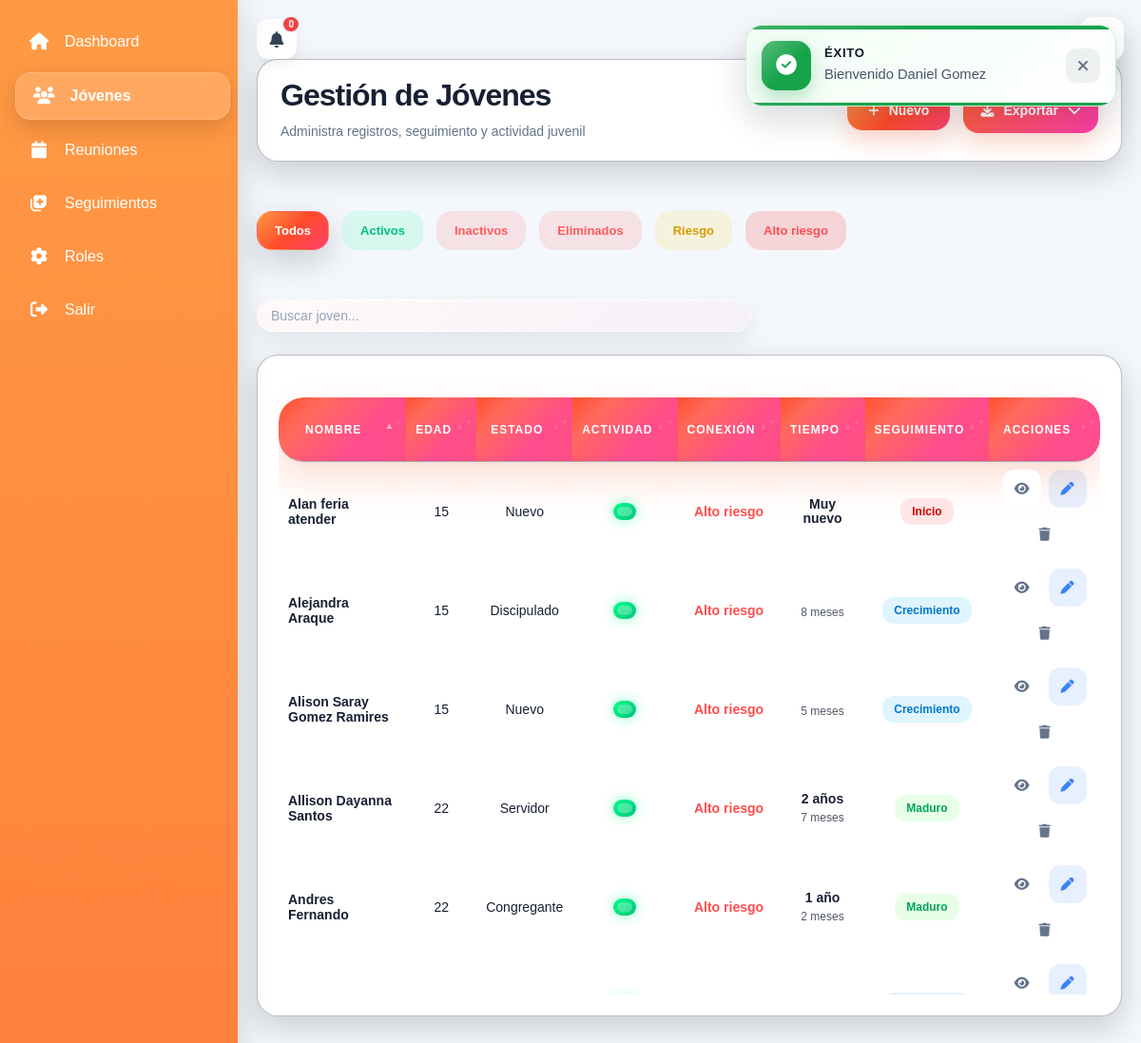
/views/jovenes/index.php (signed in), run on the app's committed database.
### tables this page shows
CREATE TABLE `jovenes` (
  `id` int(11) NOT NULL,
  `nombre_completo` varchar(150) NOT NULL,
  `fecha_nacimiento` date DEFAULT NULL,
  `telefono` varchar(20) DEFAULT NULL,
  `estado_espiritual` enum('NUEVO','CONGREGANTE','DISCIPULADO','SERVIDOR','LIDER') DEFAULT NULL,
  `fecha_ingreso` date NOT NULL,
  `estado_actividad` enum('ACTIVO','INACTIVO','ELIMINADO') DEFAULT 'ACTIVO',
  `ultima_actividad` datetime DEFAULT NULL,
  `lider_id` int(11) DEFAULT NULL,
  `observaciones` text DEFAULT NULL,
  `es_servidor` tinyint(1) DEFAULT 0,
  `fecha_creacion` timestamp NOT NULL DEFAULT current_timestamp(),
  `edad` int(11) DEFAULT NULL,
  `fecha_actualizacion_edad` date DEFAULT NULL,
  `edad_manual` int(11) DEFAULT NULL,
  `genero` varchar(20) DEFAULT NULL,
  `activo` tinyint(1) GENERATED ALWAYS AS (`estado_actividad` = 'ACTIVO') STORED,
  `discipulado_activo` tinyint(1) DEFAULT 0,
  `discipulado_inicio` date DEFAULT NULL,
  `discipulado_fin` date DEFAULT NULL,
  `es_nuevo` tinyint(1) DEFAULT 0,
  `estado_proceso` enum('INICIO','CRECIMIENTO','MADURO') DEFAULT 'INICIO',
  `discipulado_estado` enum('NO','EN_PROCESO','COMPLETADO') DEFAULT 'NO'
);

### services/SessionService.php (called while the page is built, shortened)
<?php
function usuarioAutenticado(): bool
{
    return isset($_SESSION[SESSION_USER]);
}
function usuarioActual(): ?array
{
    return $_SESSION[SESSION_USER] ?? null;
}
function usuarioId(): ?int
{
    return usuarioActual()['id'] ?? null;
}
function usuarioRol(): ?string
{
    return usuarioActual()['rol'] ?? null;
}
function esAdmin(): bool
{
    return usuarioRol() === 'ADMIN';
}

### middleware/permiso.php (called while the page is built, shortened)
<?php
require_once __DIR__ . '/../config/conexion.php';
require_once __DIR__ . '/../services/sessionService.php';
function obtenerPermisosUsuario(PDO $pdo): array
{
    static $permisos = null;
    if ($permisos !== null) {
        return $permisos;
    }
    $stmt = $pdo->prepare("
        SELECT DISTINCT
            p.nombre
        FROM permisos p
        INNER JOIN rol_permiso rp
            ON rp.permiso_id = p.id
        INNER JOIN usuarios u
            ON u.rol_id = rp.rol_id
        WHERE u.id = :usuario
        AND u.activo = 1
    ");
    $stmt->execute([
        ':usuario' =>
            usuarioId()
    ]);
    $permisos =
        $stmt->fetchAll(
            PDO::FETCH_COLUMN
        );
    return $permisos;
}
function tienePermiso(
    string $permiso
): bool
{
    global $pdo;
    return in_array(
        $permiso,
        obtenerPermisosUsuario($pdo),
        true
    );
}

### views/jovenes/index.php (the view, shortened to what this page needs)
<?php
require_once __DIR__ . "/../../middleware/permiso.php";
require_once __DIR__ . "/../../config/conexion.php";
if (!tienePermiso('gestionar_jovenes')) {
    header("Location: ../dashboard.php");
    exit;
}
$filtro = $_GET["filtro"] ?? "todos";
$query = "
SELECT
    j.id,
    j.nombre_completo,
    j.fecha_nacimiento,
    j.edad_manual,
    j.fecha_actualizacion_edad,
    j.estado_espiritual,
    j.estado_actividad,
    j.fecha_ingreso,
    COALESCE(
        SUM(
            CASE
                WHEN a.asistio = 0
                AND r.fecha >= DATE_SUB(CURDATE(), INTERVAL 30 DAY)
                THEN 1
                ELSE 0
            END
        ),
        0
    ) AS faltas_recientes,
    MAX(
        CASE
            WHEN a.asistio = 1
            THEN r.fecha
        END
    ) AS ultima_asistencia,
    COALESCE(
        SUM(
            CASE
                WHEN a.asistio = 1
                AND MONTH(r.fecha) = MONTH(CURDATE())
                AND YEAR(r.fecha) = YEAR(CURDATE())
                THEN 1
                ELSE 0
            END
        ),
        0
    ) AS asistencias_mes_actual,
    COALESCE(
        SUM(
            CASE
                WHEN a.asistio = 1
                AND MONTH(r.fecha) = MONTH(DATE_SUB(CURDATE(), INTERVAL 1 MONTH))
                AND YEAR(r.fecha) = YEAR(DATE_SUB(CURDATE(), INTERVAL 1 MONTH))
                THEN 1
                ELSE 0
            END
        ),
        0
    ) AS asistencias_mes_1,
    COALESCE(
        SUM(
            CASE
                WHEN a.asistio = 1
                AND MONTH(r.fecha) = MONTH(DATE_SUB(CURDATE(), INTERVAL 2 MONTH))
                AND YEAR(r.fecha) = YEAR(DATE_SUB(CURDATE(), INTERVAL 2 MONTH))
                THEN 1
                ELSE 0
            END
        ),
        0
    ) AS asistencias_mes_2
FROM jovenes j
LEFT JOIN asistencia a
    ON a.joven_id = j.id
LEFT JOIN reuniones r
    ON r.id = a.reunion_id
";
$where = [];
$where[] = "j.estado_actividad != 'ELIMINADO'";
if (!empty($where)) {
    $query .= " WHERE " . implode(" AND ", $where);
}
$query .= "
GROUP BY
    j.id,
    j.nombre_completo,
    j.fecha_nacimiento,
    j.edad_manual,
    j.fecha_actualizacion_edad,
    j.estado_espiritual,
    j.estado_actividad,
    j.fecha_ingreso
";
$query .= " ORDER BY j.nombre_completo ASC";
$stmt = $pdo->prepare($query);
$stmt->execute();
$jovenes = $stmt->fetchAll(PDO::FETCH_ASSOC);
require_once __DIR__ . "/../../includes/header.php";
?>
<div class="page">
<div class="page-header">
    <div class="page-header-left">
        <h1 class="page-title">
            Gestión de Jóvenes
        </h1>
        <div class="page-subtitle">
            Administra registros, seguimiento y actividad juvenil
        </div>
    </div>
    <div class="page-header-right">
        <a
            href="<?= BASE_URL ?>/views/jovenes/crear.php"
            class="btn btn-primary"
        >
            <i class="fa-solid fa-plus"></i>
            Nuevo
        </a>
        <div class="export-dropdown">
            <button
                type="button"
                class="export-dropdown__trigger"
            >
                <i class="fa-solid fa-download"></i>
                Exportar
                <i class="fa-solid fa-chevron-down"></i>
            </button>
        </div>
    </div>
</div>
    <div class="jovenes__filtros">
        <a
            href="?filtro=todos"
            class="jovenes__tag jovenes__tag--todos <?= $filtro === 'todos' ? 'jovenes__tag--active' : '' ?>"
        >
            Todos
        </a>
        <a
            href="?filtro=activos"
            class="jovenes__tag jovenes__tag--activos <?= $filtro === 'activos' ? 'jovenes__tag--active' : '' ?>"
        >
            Activos
        </a>
        <a
            href="?filtro=inactivos"
            class="jovenes__tag jovenes__tag--inactivos <?= $filtro === 'inactivos' ? 'jovenes__tag--active' : '' ?>"
        >
            Inactivos
        </a>
        <a
            href="?filtro=eliminados"
            class="jovenes__tag jovenes__tag--inactivos <?= $filtro === 'eliminados' ? 'jovenes__tag--active' : '' ?>"
        >
            Eliminados
        </a>
        <a
            href="?filtro=riesgo2"
            class="jovenes__tag jovenes__tag--riesgo <?= $filtro === 'riesgo2' ? 'jovenes__tag--active' : '' ?>"
        >
            Riesgo
        </a>
        <a
            href="?filtro=riesgo3"
            class="jovenes__tag jovenes__tag--alto <?= $filtro === 'riesgo3' ? 'jovenes__tag--active' : '' ?>"
        >
            Alto riesgo
        </a>
    </div>
    <div class="search-bar">
        <input
            type="text"
            id="buscador"
            class="search-input"
            placeholder="Buscar joven..."
        >
    </div>
       <div class="page-section">
        <div class="table-wrapper">
        <table
            id="tablaJovenes"
            class="table"
        >
            <thead>
                <tr>
                    <th>Nombre</th>
                    <th>Edad</th>
                    <th>Estado</th>
                    <th>Actividad</th>
                    <th>Conexión</th>
                    <th>Tiempo</th>
                    <th>Seguimiento</th>
                    <th>Acciones</th>
                </tr>
            </thead>
            <tbody>
            <?php foreach($jovenes as $j): ?>
            <?php
            $edad = null;
            if (!empty($j["fecha_nacimiento"])) {
                $edad = (
                    new DateTime($j["fecha_nacimiento"])
                )->diff(new DateTime())->y;
            } elseif (!empty($j["edad_manual"])) {
                $edad = (int)$j["edad_manual"];
                if (!empty($j["fecha_actualizacion_edad"])) {
                    $edad += (
                        new DateTime($j["fecha_actualizacion_edad"])
                    )->diff(new DateTime())->y;
                }
            }
            $meses = 0;
            $dias = 0;
            if (!empty($j["fecha_ingreso"])) {
                $diff = (
                    new DateTime($j["fecha_ingreso"])
                )->diff(new DateTime());
                $meses = ($diff->y * 12) + $diff->m;
                $dias = $diff->days;
            }
            $años = floor($meses / 12);
            $restoMeses = $meses % 12;
            $faltas = (int)$j["faltas_recientes"];
            $mes0 = (int)($j["asistencias_mes_actual"] ?? 0);
            $mes1 = (int)($j["asistencias_mes_1"] ?? 0);
            $mes2 = (int)($j["asistencias_mes_2"] ?? 0);
            $conexionReal = "ACTIVO";
            if ($mes1 <= 1 && $mes2 <= 1) {
                $conexionReal = "ALTO RIESGO";
            } elseif ($mes0 <= 1 || $faltas >= 3) {
                $conexionReal = "RIESGO";
            }
            ?>
            <tr>
                <td>
                    <?= htmlspecialchars($j["nombre_completo"]) ?>
                </td>
                <td data-order="<?= $edad ?? 0 ?>">
                    <?= $edad ?? "—" ?>
                </td>
                <td>
                    <?= ucfirst(strtolower(
                        htmlspecialchars($j["estado_espiritual"] ?? "-")
                    )) ?>
                </td>
                <td
                <?= $j["estado_actividad"] === "ACTIVO"
                    ? 'data-order="1"'
                    : 'data-order="2"' ?>
                >
                    <span
                        class="estado
                        <?= match($j["estado_actividad"]) {
                            "ACTIVO" => "estado--activo",
                            "INACTIVO" => "estado--inactivo",
                            default => "estado--eliminado"
                        } ?>">
                    </span>
                </td>
                <td
                    title="<?= htmlspecialchars($conexionReal) ?>"
                <?php
                if ($conexionReal === "ALTO RIESGO") {
                    echo 'data-order="3">';
                    echo '<span class="joven-riesgo3">Alto riesgo</span>';
                } elseif ($conexionReal === "RIESGO") {
                    echo 'data-order="2">';
                    echo '<span class="joven-riesgo2">Riesgo</span>';
                } else {
                    echo 'data-order="1">';
                    echo '<span class="joven-ok">Activo</span>';
                }
                ?>
                </td>
                <td data-order="<?= $dias ?>">
                    <?php if ($dias <= 7): ?>
                        <span class="joven-tiempo-main">
                            Muy nuevo
                        </span>
                    <?php elseif ($dias <= 30): ?>
                        <span class="joven-tiempo-main">
                            Nuevo
                        </span>
                    <?php else: ?>
                        <div class="joven-tiempo-main">
                            <?= $años > 0
                                ? $años . " año" . ($años > 1 ? "s" : "")
                                : "" ?>
                        </div>
                        <div class="joven-tiempo-sub">
                            <?= $restoMeses > 0
                                ? $restoMeses . " mes" . ($restoMeses > 1 ? "es" : "")
                                : "" ?>
                        </div>
                    <?php endif; ?>
                </td>
                <td
                <?php
                if ($dias <= 30) {
                    echo 'data-order="1">';
                    echo '<span class="joven-seg joven-seg--nuevo">Inicio</span>';
                } elseif ($meses <= 3) {
                    echo 'data-order="2">';
                    echo '<span class="joven-seg joven-seg--proceso">Consolidación</span>';
                } elseif ($meses <= 12) {
                    echo 'data-order="3">';
                    echo '<span class="joven-seg joven-seg--camino">Crecimiento</span>';
                } else {
                    echo 'data-order="4">';
                    echo '<span class="joven-seg joven-seg--fiel">Maduro</span>';
                }
                ?>
                </td>
                <td>
                 <div class="table-actions">
    <a
        href="<?= BASE_URL ?>/views/jovenes/ver.php?id=<?= (int)$j["id"] ?>"
        class="btn-icon btn-view"
        data-tooltip="Ver detalles"
    >
        <i class="fa-solid fa-eye"></i>
    </a>
    <a
        href="<?= BASE_URL ?>/views/jovenes/editar.php?id=<?= (int)$j["id"] ?>"
        class="btn-icon btn-edit"
        data-tooltip="Editar"
    >
        <i class="fa-solid fa-pen"></i>
    </a>
    <?php if (tienePermiso('eliminar_jovenes')): ?>
        <?php if ($j["estado_actividad"] !== "ELIMINADO"): ?>
            <form
                method="POST"
                class="inline-form"
                action="<?= BASE_URL ?>/controllers/jovenController.php"
            >
                <button
                    type="submit"
                    class="btn-icon btn-delete"
                    data-tooltip="Eliminar"
                    onclick="return confirm('¿Seguro que deseas eliminar este joven?')"
                >
                    <i class="fa-solid fa-trash"></i>
                </button>
            </form>
        <?php endif; ?>
    <?php endif; ?>
</div>
                </td>
            </tr>
            <?php endforeach; ?>
            </tbody>
        </table>
    </div>
</div>
<?php require_once __DIR__ . "/../../includes/footer.php"; ?>

### data on the page
jovenes: nombre_completo "Alan feria atender", fecha_nacimiento "15", estado_espiritual "Nuevo", shows "Alto riesgo", fecha_ingreso "Muy nuevo"
jovenes: nombre_completo "Alejandra Araque", fecha_nacimiento "15", estado_espiritual "Discipulado", shows "Alto riesgo", fecha_ingreso "8", shows "Crecimiento"
jovenes: nombre_completo "Alison Saray Gomez Ramires", fecha_nacimiento "15", estado_espiritual "Nuevo", shows "Alto riesgo", fecha_ingreso "5", shows "Crecimiento"
jovenes: nombre_completo "Allison Dayanna Santos", fecha_nacimiento "22", estado_espiritual "Servidor", shows "Alto riesgo", fecha_ingreso "2", fecha_ingreso "7", shows "Maduro"
jovenes: nombre_completo "Andres Fernando", fecha_nacimiento "22", estado_espiritual "Congregante", shows "Alto riesgo", fecha_ingreso "1", fecha_ingreso "2", shows "Maduro"

### other printed values
$totalNotificaciones "0"
$mensaje "Bienvenido Daniel Gomez"
